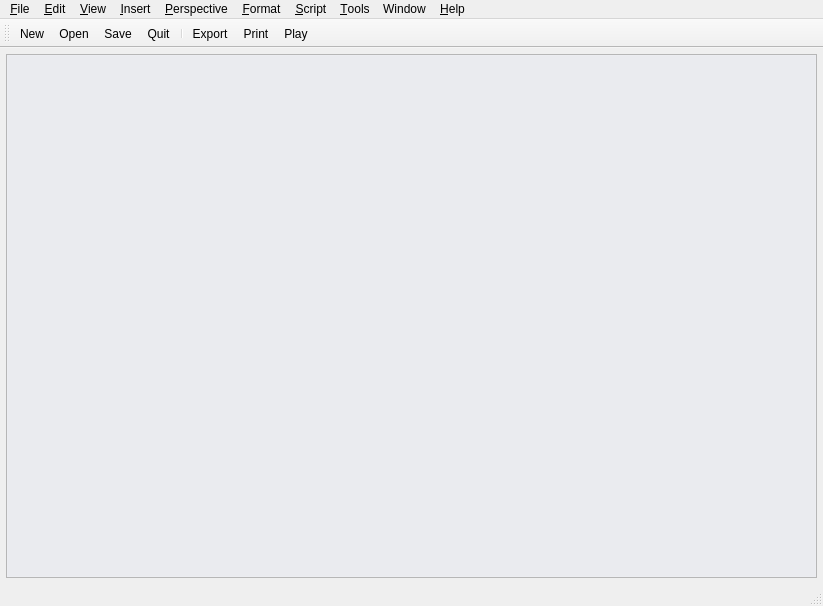
<ui version="4.0" >
 <author>Reinhard Katzmann</author>
 <comment></comment>
 <exportmacro></exportmacro>
 <class>MainWindow</class>
 <widget class="QMainWindow" name="MainWindow" >
  <property name="geometry" >
   <rect>
    <x>0</x>
    <y>0</y>
    <width>823</width>
    <height>606</height>
   </rect>
  </property>
  <property name="windowTitle" >
   <string>Canorus - Score editor</string>
  </property>
  <property name="windowIcon" >
   <iconset resource="mainwin.qrc" >:/menu/images/clogosm.png</iconset>
  </property>
  <property name="statusTip" >
   <string/>
  </property>
  <widget class="QWidget" name="centralwidget" >
   <layout class="QGridLayout" >
    <property name="margin" >
     <number>6</number>
    </property>
    <property name="spacing" >
     <number>4</number>
    </property>
    <item row="0" column="0" >
     <widget class="QTabWidget" name="tabWidget" >
      <property name="sizePolicy" >
       <sizepolicy>
        <hsizetype>7</hsizetype>
        <vsizetype>7</vsizetype>
        <horstretch>0</horstretch>
        <verstretch>0</verstretch>
       </sizepolicy>
      </property>
      <property name="palette" >
       <palette>
        <active>
         <color>
          <red>0</red>
          <green>0</green>
          <blue>0</blue>
         </color>
         <color>
          <red>221</red>
          <green>223</green>
          <blue>228</blue>
         </color>
         <color>
          <red>255</red>
          <green>255</green>
          <blue>255</blue>
         </color>
         <color>
          <red>255</red>
          <green>255</green>
          <blue>255</blue>
         </color>
         <color>
          <red>85</red>
          <green>85</green>
          <blue>85</blue>
         </color>
         <color>
          <red>199</red>
          <green>199</green>
          <blue>199</blue>
         </color>
         <color>
          <red>0</red>
          <green>0</green>
          <blue>0</blue>
         </color>
         <color>
          <red>255</red>
          <green>255</green>
          <blue>255</blue>
         </color>
         <color>
          <red>0</red>
          <green>0</green>
          <blue>0</blue>
         </color>
         <color>
          <red>255</red>
          <green>255</green>
          <blue>255</blue>
         </color>
         <color>
          <red>255</red>
          <green>255</green>
          <blue>255</blue>
         </color>
         <color>
          <red>0</red>
          <green>0</green>
          <blue>0</blue>
         </color>
         <color>
          <red>103</red>
          <green>141</green>
          <blue>178</blue>
         </color>
         <color>
          <red>255</red>
          <green>255</green>
          <blue>255</blue>
         </color>
         <color>
          <red>0</red>
          <green>0</green>
          <blue>238</blue>
         </color>
         <color>
          <red>82</red>
          <green>24</green>
          <blue>139</blue>
         </color>
         <color>
          <red>255</red>
          <green>255</green>
          <blue>255</blue>
         </color>
        </active>
        <inactive>
         <color>
          <red>0</red>
          <green>0</green>
          <blue>0</blue>
         </color>
         <color>
          <red>221</red>
          <green>223</green>
          <blue>228</blue>
         </color>
         <color>
          <red>255</red>
          <green>255</green>
          <blue>255</blue>
         </color>
         <color>
          <red>255</red>
          <green>255</green>
          <blue>255</blue>
         </color>
         <color>
          <red>85</red>
          <green>85</green>
          <blue>85</blue>
         </color>
         <color>
          <red>199</red>
          <green>199</green>
          <blue>199</blue>
         </color>
         <color>
          <red>0</red>
          <green>0</green>
          <blue>0</blue>
         </color>
         <color>
          <red>255</red>
          <green>255</green>
          <blue>255</blue>
         </color>
         <color>
          <red>0</red>
          <green>0</green>
          <blue>0</blue>
         </color>
         <color>
          <red>255</red>
          <green>255</green>
          <blue>255</blue>
         </color>
         <color>
          <red>255</red>
          <green>255</green>
          <blue>255</blue>
         </color>
         <color>
          <red>0</red>
          <green>0</green>
          <blue>0</blue>
         </color>
         <color>
          <red>103</red>
          <green>141</green>
          <blue>178</blue>
         </color>
         <color>
          <red>255</red>
          <green>255</green>
          <blue>255</blue>
         </color>
         <color>
          <red>0</red>
          <green>0</green>
          <blue>238</blue>
         </color>
         <color>
          <red>82</red>
          <green>24</green>
          <blue>139</blue>
         </color>
         <color>
          <red>255</red>
          <green>255</green>
          <blue>255</blue>
         </color>
        </inactive>
        <disabled>
         <color>
          <red>128</red>
          <green>128</green>
          <blue>128</blue>
         </color>
         <color>
          <red>221</red>
          <green>223</green>
          <blue>228</blue>
         </color>
         <color>
          <red>255</red>
          <green>255</green>
          <blue>255</blue>
         </color>
         <color>
          <red>255</red>
          <green>255</green>
          <blue>255</blue>
         </color>
         <color>
          <red>85</red>
          <green>85</green>
          <blue>85</blue>
         </color>
         <color>
          <red>199</red>
          <green>199</green>
          <blue>199</blue>
         </color>
         <color>
          <red>199</red>
          <green>199</green>
          <blue>199</blue>
         </color>
         <color>
          <red>255</red>
          <green>255</green>
          <blue>255</blue>
         </color>
         <color>
          <red>128</red>
          <green>128</green>
          <blue>128</blue>
         </color>
         <color>
          <red>255</red>
          <green>255</green>
          <blue>255</blue>
         </color>
         <color>
          <red>255</red>
          <green>255</green>
          <blue>255</blue>
         </color>
         <color>
          <red>0</red>
          <green>0</green>
          <blue>0</blue>
         </color>
         <color>
          <red>86</red>
          <green>117</green>
          <blue>148</blue>
         </color>
         <color>
          <red>255</red>
          <green>255</green>
          <blue>255</blue>
         </color>
         <color>
          <red>0</red>
          <green>0</green>
          <blue>238</blue>
         </color>
         <color>
          <red>82</red>
          <green>24</green>
          <blue>139</blue>
         </color>
         <color>
          <red>255</red>
          <green>255</green>
          <blue>255</blue>
         </color>
        </disabled>
       </palette>
      </property>
      <property name="tabPosition" >
       <enum>QTabWidget::South</enum>
      </property>
     </widget>
    </item>
   </layout>
  </widget>
  <widget class="QMenuBar" name="menubar" >
   <property name="geometry" >
    <rect>
     <x>0</x>
     <y>0</y>
     <width>823</width>
     <height>31</height>
    </rect>
   </property>
   <widget class="QMenu" name="menu_Script" >
    <property name="title" >
     <string>&amp;Script</string>
    </property>
    <addaction name="action_Record_script" />
    <addaction name="action_Play_script" />
    <addaction name="action_Edit_script" />
   </widget>
   <widget class="QMenu" name="menuTools" >
    <property name="title" >
     <string>&amp;Tools</string>
    </property>
    <addaction name="action_Enable_external_MIDI_mode" />
    <addaction name="actionTranspose" />
    <addaction name="actionNote_count" />
    <addaction name="separator" />
    <addaction name="actionSettings" />
   </widget>
   <widget class="QMenu" name="menuHelp" >
    <property name="title" >
     <string>&amp;Help</string>
    </property>
    <addaction name="actionCanorus_handbook" />
    <addaction name="actionWhat_s_this" />
    <addaction name="actionTip_of_the_day" />
    <addaction name="separator" />
    <addaction name="actionAbout_Canorus" />
    <addaction name="actionAbout_Qt" />
   </widget>
   <widget class="QMenu" name="menuWindow" >
    <property name="title" >
     <string>Window</string>
    </property>
    <addaction name="actionSplit_horizontally" />
    <addaction name="actionSplit_vertically" />
    <addaction name="actionUnsplit" />
    <addaction name="separator" />
    <addaction name="actionNew_viewport" />
   </widget>
   <widget class="QMenu" name="menu_Perspective" >
    <property name="title" >
     <string>&amp;Perspective</string>
    </property>
    <addaction name="action_Select_perspective" />
    <addaction name="actionEdit_perspective" />
    <addaction name="action_Insert_perspective" />
    <addaction name="action_Replace_perspective" />
    <addaction name="separator" />
    <addaction name="action_Layout_perspective" />
    <addaction name="actionSource_view_perspective" />
    <addaction name="separator" />
    <addaction name="actionLyrics_perspective" />
    <addaction name="actionChord_perspective" />
    <addaction name="action_Figured_bass_perspective" />
    <addaction name="actionFigured_functions_perspective" />
   </widget>
   <widget class="QMenu" name="menuFormat" >
    <property name="title" >
     <string>&amp;Format</string>
    </property>
    <addaction name="action_Staff_properties" />
    <addaction name="action_Voice_properties" />
    <addaction name="action_Note_properties" />
    <addaction name="action_Document_layout" />
   </widget>
   <widget class="QMenu" name="menuEdit" >
    <property name="title" >
     <string>&amp;Edit</string>
    </property>
    <addaction name="action_Undo" />
    <addaction name="action_Redo" />
    <addaction name="separator" />
    <addaction name="actionC_ut" />
    <addaction name="action_Copy" />
    <addaction name="action_Paste" />
    <addaction name="actionPaste_special" />
    <addaction name="actionPaste_as_new_sheet" />
    <addaction name="separator" />
    <addaction name="actionSelect_all" />
    <addaction name="actionInvert_Selection" />
   </widget>
   <widget class="QMenu" name="menuFile" >
    <property name="title" >
     <string>&amp;File</string>
    </property>
    <addaction name="actionNew" />
    <addaction name="actionNew_sheet" />
    <addaction name="actionNew_document_wizard" />
    <addaction name="separator" />
    <addaction name="actionOpen" />
    <addaction name="actionOpen_Recent" />
    <addaction name="separator" />
    <addaction name="actionSave" />
    <addaction name="actionSave_as" />
    <addaction name="actionClose" />
    <addaction name="separator" />
    <addaction name="actionImport" />
    <addaction name="actionExport" />
    <addaction name="separator" />
    <addaction name="actionDocument_properties" />
    <addaction name="actionPrint_preview" />
    <addaction name="actionPrint" />
    <addaction name="separator" />
    <addaction name="actionQuit" />
   </widget>
   <widget class="QMenu" name="menu_Insert" >
    <property name="title" >
     <string>&amp;Insert</string>
    </property>
    <addaction name="actionNew_staff" />
    <addaction name="action_Clef" />
    <addaction name="action_Time_signature" />
    <addaction name="action_Key_signature" />
    <addaction name="separator" />
    <addaction name="action_Special_barline" />
    <addaction name="action_Expression_marks" />
    <addaction name="actionC_hord" />
    <addaction name="action_Pedal_markings" />
    <addaction name="action_Octaviation" />
    <addaction name="action_Instrument_change" />
    <addaction name="action_Midi_instruction" />
   </widget>
   <widget class="QMenu" name="menuInsert" >
    <property name="title" >
     <string>&amp;View</string>
    </property>
    <widget class="QMenu" name="menuZoom" >
     <property name="title" >
      <string>Zoom</string>
     </property>
     <addaction name="actionZoom_In" />
     <addaction name="actionZoom_Out" />
     <addaction name="actionZoom_100" />
     <addaction name="actionZoom_to_width" />
     <addaction name="actionZoom_to_height" />
     <addaction name="actionZoom_to_fit" />
     <addaction name="actionZoom_to_selection" />
    </widget>
    <addaction name="menuZoom" />
    <addaction name="actionZoom_Level" />
    <addaction name="separator" />
    <addaction name="actionAnimated_scroll" />
    <addaction name="actionLock_scroll_playback" />
    <addaction name="action_Read_pnly_mode" />
    <addaction name="actionLyric_s_view" />
    <addaction name="actionTime_grid" />
    <addaction name="action_Time_ruler" />
    <addaction name="action_Bar_ruler" />
    <addaction name="separator" />
    <addaction name="actionGoto_bar" />
    <addaction name="actionStatus_bar" />
    <addaction name="action_Fullscreen" />
   </widget>
   <addaction name="menuFile" />
   <addaction name="menuEdit" />
   <addaction name="menuInsert" />
   <addaction name="menu_Insert" />
   <addaction name="menu_Perspective" />
   <addaction name="menuFormat" />
   <addaction name="menu_Script" />
   <addaction name="menuTools" />
   <addaction name="menuWindow" />
   <addaction name="menuHelp" />
  </widget>
  <widget class="QStatusBar" name="statusbar" />
  <widget class="QToolBar" name="mpoToolBar" >
   <property name="orientation" >
    <enum>Qt::Horizontal</enum>
   </property>
   <attribute name="toolBarArea" >
    <number>4</number>
   </attribute>
   <addaction name="actionNew" />
   <addaction name="actionOpen" />
   <addaction name="actionSave" />
   <addaction name="actionQuit" />
   <addaction name="separator" />
   <addaction name="actionExport" />
   <addaction name="actionPrint" />
   <addaction name="actionPlay" />
  </widget>
  <action name="actionQuit" >
   <property name="icon" >
    <iconset resource="mainwin.qrc" >:/menu/images/exit.png</iconset>
   </property>
   <property name="text" >
    <string>&amp;Quit</string>
   </property>
   <property name="shortcut" >
    <string>Ctrl+Q</string>
   </property>
  </action>
  <action name="actionNew" >
   <property name="icon" >
    <iconset resource="mainwin.qrc" >:/menu/images/filenew.png</iconset>
   </property>
   <property name="text" >
    <string>&amp;New</string>
   </property>
   <property name="shortcut" >
    <string>Ctrl+N</string>
   </property>
  </action>
  <action name="actionNew_document_wizard" >
   <property name="text" >
    <string>New document &amp;wizard...</string>
   </property>
  </action>
  <action name="actionOpen" >
   <property name="icon" >
    <iconset resource="mainwin.qrc" >:/menu/images/fileopen.png</iconset>
   </property>
   <property name="text" >
    <string>&amp;Open...</string>
   </property>
   <property name="shortcut" >
    <string>Ctrl+O</string>
   </property>
  </action>
  <action name="actionSave" >
   <property name="icon" >
    <iconset resource="mainwin.qrc" >:/menu/images/filesave.png</iconset>
   </property>
   <property name="text" >
    <string>&amp;Save</string>
   </property>
   <property name="shortcut" >
    <string>Ctrl+S</string>
   </property>
  </action>
  <action name="actionSave_as" >
   <property name="text" >
    <string>Save &amp;as...</string>
   </property>
  </action>
  <action name="actionClose" >
   <property name="text" >
    <string>&amp;Close</string>
   </property>
  </action>
  <action name="actionDocument_properties" >
   <property name="text" >
    <string>&amp;Document properties...</string>
   </property>
  </action>
  <action name="actionImport" >
   <property name="text" >
    <string>&amp;Import...</string>
   </property>
  </action>
  <action name="actionExport" >
   <property name="icon" >
    <iconset resource="mainwin.qrc" >:/menu/images/exportlilypond.png</iconset>
   </property>
   <property name="text" >
    <string>&amp;Export...</string>
   </property>
   <property name="shortcut" >
    <string>Ctrl+E</string>
   </property>
  </action>
  <action name="actionPrint_preview" >
   <property name="text" >
    <string>Print pre&amp;view...</string>
   </property>
  </action>
  <action name="actionPrint" >
   <property name="icon" >
    <iconset resource="mainwin.qrc" >:/menu/images/fileprint.png</iconset>
   </property>
   <property name="text" >
    <string>&amp;Print...</string>
   </property>
   <property name="shortcut" >
    <string>Ctrl+P</string>
   </property>
  </action>
  <action name="actionOpen_Recent" >
   <property name="text" >
    <string>Open Recent</string>
   </property>
  </action>
  <action name="action_Undo" >
   <property name="icon" >
    <iconset resource="mainwin.qrc" >:/menu/images/editundo.png</iconset>
   </property>
   <property name="text" >
    <string>&amp;Undo</string>
   </property>
   <property name="shortcut" >
    <string>Ctrl+Z</string>
   </property>
  </action>
  <action name="action_Redo" >
   <property name="icon" >
    <iconset resource="mainwin.qrc" >:/menu/images/editredo.png</iconset>
   </property>
   <property name="text" >
    <string>&amp;Redo</string>
   </property>
   <property name="shortcut" >
    <string>Ctrl+Y</string>
   </property>
  </action>
  <action name="action_Copy" >
   <property name="icon" >
    <iconset resource="mainwin.qrc" >:/menu/images/editcopy.png</iconset>
   </property>
   <property name="text" >
    <string>&amp;Copy</string>
   </property>
   <property name="shortcut" >
    <string>Ctrl+C</string>
   </property>
  </action>
  <action name="actionC_ut" >
   <property name="icon" >
    <iconset resource="mainwin.qrc" >:/menu/images/editcut.png</iconset>
   </property>
   <property name="text" >
    <string>C&amp;ut</string>
   </property>
   <property name="shortcut" >
    <string>Ctrl+X</string>
   </property>
  </action>
  <action name="action_Paste" >
   <property name="icon" >
    <iconset resource="mainwin.qrc" >:/menu/images/editpaste.png</iconset>
   </property>
   <property name="text" >
    <string>&amp;Paste</string>
   </property>
   <property name="shortcut" >
    <string>Ctrl+V</string>
   </property>
  </action>
  <action name="actionPaste_special" >
   <property name="text" >
    <string>Paste &amp;special...</string>
   </property>
  </action>
  <action name="actionPaste_as_new_sheet" >
   <property name="text" >
    <string>Paste as &amp;new sheet</string>
   </property>
  </action>
  <action name="actionSelect_all" >
   <property name="text" >
    <string>Select &amp;all</string>
   </property>
   <property name="shortcut" >
    <string>Ctrl+A</string>
   </property>
  </action>
  <action name="actionInvert_Selection" >
   <property name="text" >
    <string>Invert Selection</string>
   </property>
  </action>
  <action name="actionZoom_Level" >
   <property name="text" >
    <string>Zoom &amp;Level...</string>
   </property>
  </action>
  <action name="actionZoom_In" >
   <property name="text" >
    <string>Zoom &amp;In</string>
   </property>
   <property name="shortcut" >
    <string>Ctrl++</string>
   </property>
  </action>
  <action name="actionZoom_Out" >
   <property name="text" >
    <string>Zoom &amp;Out</string>
   </property>
   <property name="shortcut" >
    <string>Ctrl+-</string>
   </property>
  </action>
  <action name="actionZoom_100" >
   <property name="text" >
    <string>Zoom &amp;100%</string>
   </property>
  </action>
  <action name="actionZoom_to_width" >
   <property name="text" >
    <string>Zoom to &amp;page width</string>
   </property>
  </action>
  <action name="action_Read_pnly_mode" >
   <property name="text" >
    <string>&amp;Read-only mode</string>
   </property>
  </action>
  <action name="actionLyric_s_view" >
   <property name="text" >
    <string>Lyric&amp;s view</string>
   </property>
  </action>
  <action name="actionTime_grid" >
   <property name="text" >
    <string>Time &amp;grid</string>
   </property>
  </action>
  <action name="action_Time_ruler" >
   <property name="text" >
    <string>&amp;Time ruler</string>
   </property>
  </action>
  <action name="action_Bar_ruler" >
   <property name="text" >
    <string>&amp;Bar ruler</string>
   </property>
  </action>
  <action name="actionGoto_bar" >
   <property name="text" >
    <string>G&amp;oto bar...</string>
   </property>
   <property name="shortcut" >
    <string>Ctrl+G</string>
   </property>
  </action>
  <action name="actionStatus_bar" >
   <property name="checkable" >
    <bool>true</bool>
   </property>
   <property name="checked" >
    <bool>true</bool>
   </property>
   <property name="text" >
    <string>St&amp;atus bar</string>
   </property>
  </action>
  <action name="action_Fullscreen" >
   <property name="checkable" >
    <bool>true</bool>
   </property>
   <property name="text" >
    <string>&amp;Fullscreen</string>
   </property>
  </action>
  <action name="action_Clef" >
   <property name="text" >
    <string>&amp;Clef...</string>
   </property>
  </action>
  <action name="action_Time_signature" >
   <property name="text" >
    <string>&amp;Time signature...</string>
   </property>
  </action>
  <action name="action_Key_signature" >
   <property name="text" >
    <string>&amp;Key signature...</string>
   </property>
  </action>
  <action name="action_Special_barline" >
   <property name="text" >
    <string>&amp;Special barline...</string>
   </property>
  </action>
  <action name="action_Expression_marks" >
   <property name="text" >
    <string>&amp;Expression marks...</string>
   </property>
  </action>
  <action name="actionC_hord" >
   <property name="text" >
    <string>C&amp;hord...</string>
   </property>
  </action>
  <action name="action_Pedal_markings" >
   <property name="text" >
    <string>&amp;Pedal markings...</string>
   </property>
  </action>
  <action name="action_Octaviation" >
   <property name="text" >
    <string>&amp;Octaviation...</string>
   </property>
  </action>
  <action name="action_Instrument_change" >
   <property name="text" >
    <string>&amp;Instrument change...</string>
   </property>
  </action>
  <action name="action_Midi_instruction" >
   <property name="text" >
    <string>&amp;Midi instruction...</string>
   </property>
  </action>
  <action name="action_Select_perspective" >
   <property name="text" >
    <string>&amp;Select perspective</string>
   </property>
  </action>
  <action name="actionEdit_perspective" >
   <property name="text" >
    <string>&amp;Edit perspective</string>
   </property>
  </action>
  <action name="action_Insert_perspective" >
   <property name="text" >
    <string>&amp;Insert perspective</string>
   </property>
  </action>
  <action name="action_Replace_perspective" >
   <property name="text" >
    <string>&amp;Replace perspective</string>
   </property>
  </action>
  <action name="action_Layout_perspective" >
   <property name="checkable" >
    <bool>true</bool>
   </property>
   <property name="text" >
    <string>&amp;Layout perspective</string>
   </property>
  </action>
  <action name="actionLyrics_perspective" >
   <property name="checkable" >
    <bool>true</bool>
   </property>
   <property name="text" >
    <string>L&amp;yrics perspective</string>
   </property>
  </action>
  <action name="actionChord_perspective" >
   <property name="checkable" >
    <bool>true</bool>
   </property>
   <property name="text" >
    <string>&amp;Chord perspective</string>
   </property>
  </action>
  <action name="actionSource_view_perspective" >
   <property name="checkable" >
    <bool>true</bool>
   </property>
   <property name="text" >
    <string>Source &amp;view perspective</string>
   </property>
  </action>
  <action name="action_Figured_bass_perspective" >
   <property name="checkable" >
    <bool>true</bool>
   </property>
   <property name="text" >
    <string>Figured &amp;bass perspective</string>
   </property>
  </action>
  <action name="actionFigured_functions_perspective" >
   <property name="checkable" >
    <bool>true</bool>
   </property>
   <property name="text" >
    <string>Figured &amp;functions perspective</string>
   </property>
  </action>
  <action name="action_Staff_properties" >
   <property name="text" >
    <string>&amp;Staff properties...</string>
   </property>
  </action>
  <action name="action_Voice_properties" >
   <property name="text" >
    <string>&amp;Voice properties...</string>
   </property>
  </action>
  <action name="action_Note_properties" >
   <property name="text" >
    <string>&amp;Note properties...</string>
   </property>
  </action>
  <action name="action_Document_layout" >
   <property name="text" >
    <string>&amp;Document layout...</string>
   </property>
  </action>
  <action name="action_Record_script" >
   <property name="checkable" >
    <bool>true</bool>
   </property>
   <property name="text" >
    <string>&amp;Record script</string>
   </property>
  </action>
  <action name="action_Play_script" >
   <property name="text" >
    <string>&amp;Play script...</string>
   </property>
  </action>
  <action name="action_Edit_script" >
   <property name="text" >
    <string>&amp;Edit script...</string>
   </property>
  </action>
  <action name="action_Enable_external_MIDI_mode" >
   <property name="checkable" >
    <bool>true</bool>
   </property>
   <property name="text" >
    <string>&amp;Enable external MIDI mode</string>
   </property>
  </action>
  <action name="actionTranspose" >
   <property name="text" >
    <string>&amp;Transpose...</string>
   </property>
  </action>
  <action name="actionNote_count" >
   <property name="text" >
    <string>Note &amp;count...</string>
   </property>
  </action>
  <action name="actionSettings" >
   <property name="text" >
    <string>&amp;Settings...</string>
   </property>
  </action>
  <action name="actionCanorus_handbook" >
   <property name="text" >
    <string>Canorus &amp;handbook...</string>
   </property>
  </action>
  <action name="actionWhat_s_this" >
   <property name="text" >
    <string>What's &amp;this</string>
   </property>
  </action>
  <action name="actionTip_of_the_day" >
   <property name="checkable" >
    <bool>true</bool>
   </property>
   <property name="text" >
    <string>Tip of the &amp;day</string>
   </property>
  </action>
  <action name="actionAbout_Canorus" >
   <property name="text" >
    <string>About &amp;Canorus...</string>
   </property>
  </action>
  <action name="actionAbout_Qt" >
   <property name="text" >
    <string>About &amp;Qt...</string>
   </property>
  </action>
  <action name="actionSplit_horizontally" >
   <property name="text" >
    <string>Split horizontally</string>
   </property>
  </action>
  <action name="actionSplit_vertically" >
   <property name="text" >
    <string>Split vertically</string>
   </property>
  </action>
  <action name="actionUnsplit" >
   <property name="text" >
    <string>Unsplit</string>
   </property>
  </action>
  <action name="actionNew_viewport" >
   <property name="text" >
    <string>New viewport</string>
   </property>
  </action>
  <action name="actionNew_sheet" >
   <property name="text" >
    <string>New sheet</string>
   </property>
  </action>
  <action name="actionNew_staff" >
   <property name="text" >
    <string>New staff</string>
   </property>
  </action>
  <action name="actionPlay" >
   <property name="checkable" >
    <bool>true</bool>
   </property>
   <property name="icon" >
    <iconset resource="mainwin.qrc" >:/menu/images/player_play.png</iconset>
   </property>
   <property name="text" >
    <string>Play</string>
   </property>
  </action>
  <action name="actionAnimated_scroll" >
   <property name="checkable" >
    <bool>true</bool>
   </property>
   <property name="checked" >
    <bool>true</bool>
   </property>
   <property name="text" >
    <string>Animated scroll</string>
   </property>
  </action>
  <action name="actionLock_scroll_playback" >
   <property name="checkable" >
    <bool>true</bool>
   </property>
   <property name="text" >
    <string>Lock scroll while playback</string>
   </property>
  </action>
  <action name="actionZoom_to_height" >
   <property name="text" >
    <string>Zoom to page &amp;height</string>
   </property>
  </action>
  <action name="actionZoom_to_fit" >
   <property name="text" >
    <string>Zoom to &amp;fit</string>
   </property>
  </action>
  <action name="actionZoom_to_selection" >
   <property name="checkable" >
    <bool>false</bool>
   </property>
   <property name="text" >
    <string>Zoom to selection</string>
   </property>
  </action>
 </widget>
 <pixmapfunction></pixmapfunction>
 <resources>
  <include location="mainwin.qrc" />
 </resources>
 <connections>
  <connection>
   <sender>actionQuit</sender>
   <signal>triggered()</signal>
   <receiver>MainWindow</receiver>
   <slot>close()</slot>
   <hints>
    <hint type="sourcelabel" >
     <x>-1</x>
     <y>-1</y>
    </hint>
    <hint type="destinationlabel" >
     <x>402</x>
     <y>301</y>
    </hint>
   </hints>
  </connection>
 </connections>
</ui>
